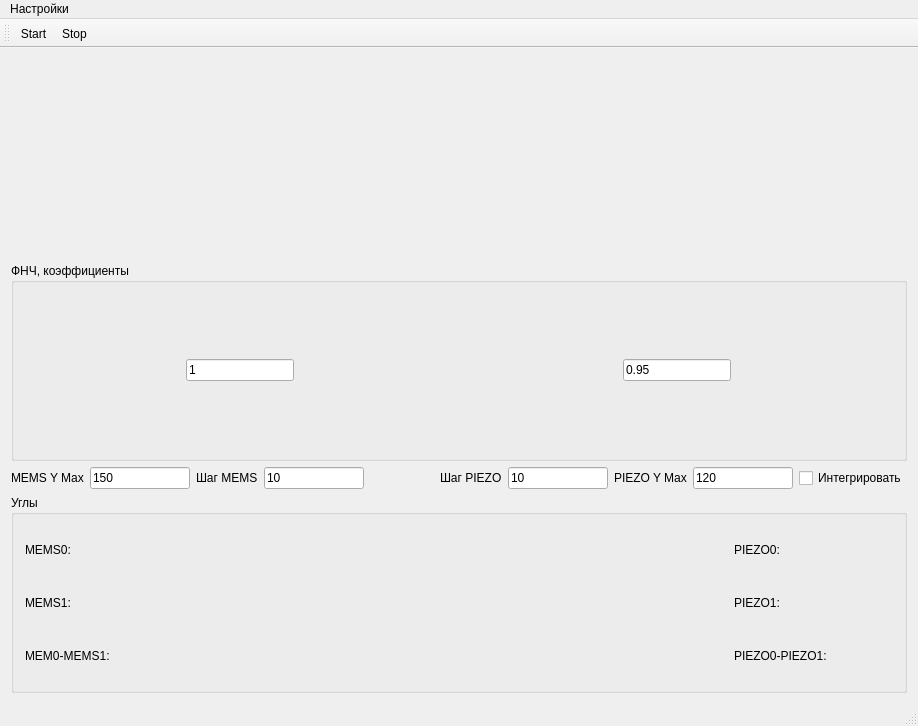
<?xml version="1.0" encoding="UTF-8"?>
<ui version="4.0">
 <class>MainWindow</class>
 <widget class="QMainWindow" name="MainWindow">
  <property name="geometry">
   <rect>
    <x>0</x>
    <y>0</y>
    <width>918</width>
    <height>726</height>
   </rect>
  </property>
  <property name="windowTitle">
   <string>MainWindow</string>
  </property>
  <widget class="QWidget" name="centralWidget">
   <layout class="QGridLayout" name="gridLayout">
    <item row="5" column="0" colspan="2">
     <widget class="QGroupBox" name="groupBox_2">
      <property name="title">
       <string>Углы</string>
      </property>
      <layout class="QGridLayout" name="gridLayout_3">
       <item row="0" column="3">
        <widget class="QLabel" name="PIEZO0_label">
         <property name="text">
          <string>PIEZO0:</string>
         </property>
        </widget>
       </item>
       <item row="0" column="0" alignment="Qt::AlignLeft">
        <widget class="QLabel" name="MEMS0_label">
         <property name="text">
          <string>MEMS0:</string>
         </property>
        </widget>
       </item>
       <item row="1" column="0" alignment="Qt::AlignLeft">
        <widget class="QLabel" name="MEMS1_label">
         <property name="text">
          <string>MEMS1:</string>
         </property>
        </widget>
       </item>
       <item row="1" column="1" alignment="Qt::AlignLeft">
        <widget class="QLabel" name="MEMS1_angle_label">
         <property name="minimumSize">
          <size>
           <width>60</width>
           <height>0</height>
          </size>
         </property>
         <property name="text">
          <string/>
         </property>
        </widget>
       </item>
       <item row="0" column="4">
        <widget class="QLabel" name="PIEZO0_angle_label">
         <property name="minimumSize">
          <size>
           <width>60</width>
           <height>0</height>
          </size>
         </property>
         <property name="text">
          <string/>
         </property>
        </widget>
       </item>
       <item row="1" column="3">
        <widget class="QLabel" name="PIEZO1_label">
         <property name="text">
          <string>PIEZO1:</string>
         </property>
        </widget>
       </item>
       <item row="2" column="4">
        <widget class="QLabel" name="PIEZO_label_2">
         <property name="minimumSize">
          <size>
           <width>60</width>
           <height>0</height>
          </size>
         </property>
         <property name="text">
          <string/>
         </property>
        </widget>
       </item>
       <item row="1" column="4">
        <widget class="QLabel" name="PIEZO1_angle_label">
         <property name="minimumSize">
          <size>
           <width>60</width>
           <height>0</height>
          </size>
         </property>
         <property name="text">
          <string/>
         </property>
        </widget>
       </item>
       <item row="2" column="1" alignment="Qt::AlignLeft">
        <widget class="QLabel" name="MEMS_diff_label">
         <property name="minimumSize">
          <size>
           <width>60</width>
           <height>0</height>
          </size>
         </property>
         <property name="text">
          <string/>
         </property>
        </widget>
       </item>
       <item row="2" column="0" alignment="Qt::AlignLeft">
        <widget class="QLabel" name="MEMS_label_2">
         <property name="text">
          <string>MEM0-MEMS1:</string>
         </property>
        </widget>
       </item>
       <item row="0" column="1" alignment="Qt::AlignLeft">
        <widget class="QLabel" name="MEMS0_angle_label">
         <property name="minimumSize">
          <size>
           <width>60</width>
           <height>0</height>
          </size>
         </property>
         <property name="text">
          <string/>
         </property>
        </widget>
       </item>
       <item row="2" column="3">
        <widget class="QLabel" name="PIEZO_diff_label">
         <property name="text">
          <string>PIEZO0-PIEZO1:</string>
         </property>
        </widget>
       </item>
       <item row="1" column="2">
        <spacer name="horizontalSpacer">
         <property name="orientation">
          <enum>Qt::Horizontal</enum>
         </property>
         <property name="sizeHint" stdset="0">
          <size>
           <width>40</width>
           <height>20</height>
          </size>
         </property>
        </spacer>
       </item>
      </layout>
     </widget>
    </item>
    <item row="0" column="0">
     <widget class="QwtPlot" name="qwtPlot"/>
    </item>
    <item row="1" column="0" colspan="2">
     <widget class="QGroupBox" name="groupBox">
      <property name="title">
       <string>ФНЧ, коэффициенты</string>
      </property>
      <layout class="QGridLayout" name="gridLayout_2">
       <item row="0" column="0" alignment="Qt::AlignHCenter">
        <widget class="QLineEdit" name="lpfMemsEdit">
         <property name="text">
          <string>1</string>
         </property>
         <property name="alignment">
          <set>Qt::AlignLeading|Qt::AlignLeft|Qt::AlignVCenter</set>
         </property>
        </widget>
       </item>
       <item row="0" column="1" alignment="Qt::AlignHCenter">
        <widget class="QLineEdit" name="lpfPiezoEdit">
         <property name="text">
          <string>0.95</string>
         </property>
         <property name="alignment">
          <set>Qt::AlignLeading|Qt::AlignLeft|Qt::AlignVCenter</set>
         </property>
        </widget>
       </item>
      </layout>
     </widget>
    </item>
    <item row="0" column="1">
     <widget class="QwtPlot" name="qwtPlot_2"/>
    </item>
    <item row="2" column="0" colspan="2">
     <layout class="QGridLayout" name="gridLayout_5">
      <item row="2" column="9">
       <widget class="QCheckBox" name="IntegratePiezo">
        <property name="text">
         <string>Интегрировать</string>
        </property>
       </widget>
      </item>
      <item row="2" column="3">
       <widget class="QLineEdit" name="MEMSStep_lineEdit">
        <property name="maximumSize">
         <size>
          <width>100</width>
          <height>16777215</height>
         </size>
        </property>
        <property name="text">
         <string>10</string>
        </property>
       </widget>
      </item>
      <item row="2" column="5">
       <widget class="QLabel" name="label_4">
        <property name="text">
         <string>Шаг PIEZO</string>
        </property>
       </widget>
      </item>
      <item row="2" column="4">
       <spacer name="horizontalSpacer_2">
        <property name="orientation">
         <enum>Qt::Horizontal</enum>
        </property>
        <property name="sizeHint" stdset="0">
         <size>
          <width>40</width>
          <height>20</height>
         </size>
        </property>
       </spacer>
      </item>
      <item row="2" column="8">
       <widget class="QLineEdit" name="piezoYMax_lineEdit">
        <property name="maximumSize">
         <size>
          <width>100</width>
          <height>16777215</height>
         </size>
        </property>
        <property name="text">
         <string>120</string>
        </property>
       </widget>
      </item>
      <item row="2" column="2">
       <widget class="QLabel" name="label_3">
        <property name="text">
         <string>Шаг MEMS</string>
        </property>
       </widget>
      </item>
      <item row="2" column="0">
       <widget class="QLabel" name="label">
        <property name="text">
         <string>MEMS Y Max</string>
        </property>
       </widget>
      </item>
      <item row="2" column="7">
       <widget class="QLabel" name="label_2">
        <property name="text">
         <string>PIEZO Y Max</string>
        </property>
       </widget>
      </item>
      <item row="2" column="1">
       <widget class="QLineEdit" name="memsYMax_lineEdit">
        <property name="maximumSize">
         <size>
          <width>100</width>
          <height>16777215</height>
         </size>
        </property>
        <property name="text">
         <string>150</string>
        </property>
       </widget>
      </item>
      <item row="2" column="6">
       <widget class="QLineEdit" name="PIEZOStep_lineEdit">
        <property name="maximumSize">
         <size>
          <width>100</width>
          <height>16777215</height>
         </size>
        </property>
        <property name="text">
         <string>10</string>
        </property>
       </widget>
      </item>
     </layout>
    </item>
   </layout>
  </widget>
  <widget class="QMenuBar" name="menuBar">
   <property name="geometry">
    <rect>
     <x>0</x>
     <y>0</y>
     <width>918</width>
     <height>19</height>
    </rect>
   </property>
   <widget class="QMenu" name="menu">
    <property name="title">
     <string>Настройки</string>
    </property>
    <addaction name="openComPortSettingsDialog"/>
    <addaction name="openWriteToFileDialog"/>
    <addaction name="openPlotSettingsDialog"/>
   </widget>
   <addaction name="menu"/>
  </widget>
  <widget class="QToolBar" name="mainToolBar">
   <attribute name="toolBarArea">
    <enum>TopToolBarArea</enum>
   </attribute>
   <attribute name="toolBarBreak">
    <bool>false</bool>
   </attribute>
   <addaction name="actionStart"/>
   <addaction name="actionStop"/>
  </widget>
  <widget class="QStatusBar" name="statusBar"/>
  <action name="openComPortSettingsDialog">
   <property name="text">
    <string>COM-порт...</string>
   </property>
  </action>
  <action name="openWriteToFileDialog">
   <property name="text">
    <string>Запись в файл...</string>
   </property>
  </action>
  <action name="openPlotSettingsDialog">
   <property name="text">
    <string>Графики</string>
   </property>
  </action>
  <action name="actionStart">
   <property name="checkable">
    <bool>true</bool>
   </property>
   <property name="text">
    <string>Start</string>
   </property>
  </action>
  <action name="actionStop">
   <property name="checkable">
    <bool>true</bool>
   </property>
   <property name="checked">
    <bool>false</bool>
   </property>
   <property name="text">
    <string>Stop</string>
   </property>
  </action>
 </widget>
 <layoutdefault spacing="6" margin="11"/>
 <customwidgets>
  <customwidget>
   <class>QwtPlot</class>
   <extends>QFrame</extends>
   <header>qwt_plot.h</header>
  </customwidget>
 </customwidgets>
 <resources/>
 <connections/>
</ui>
